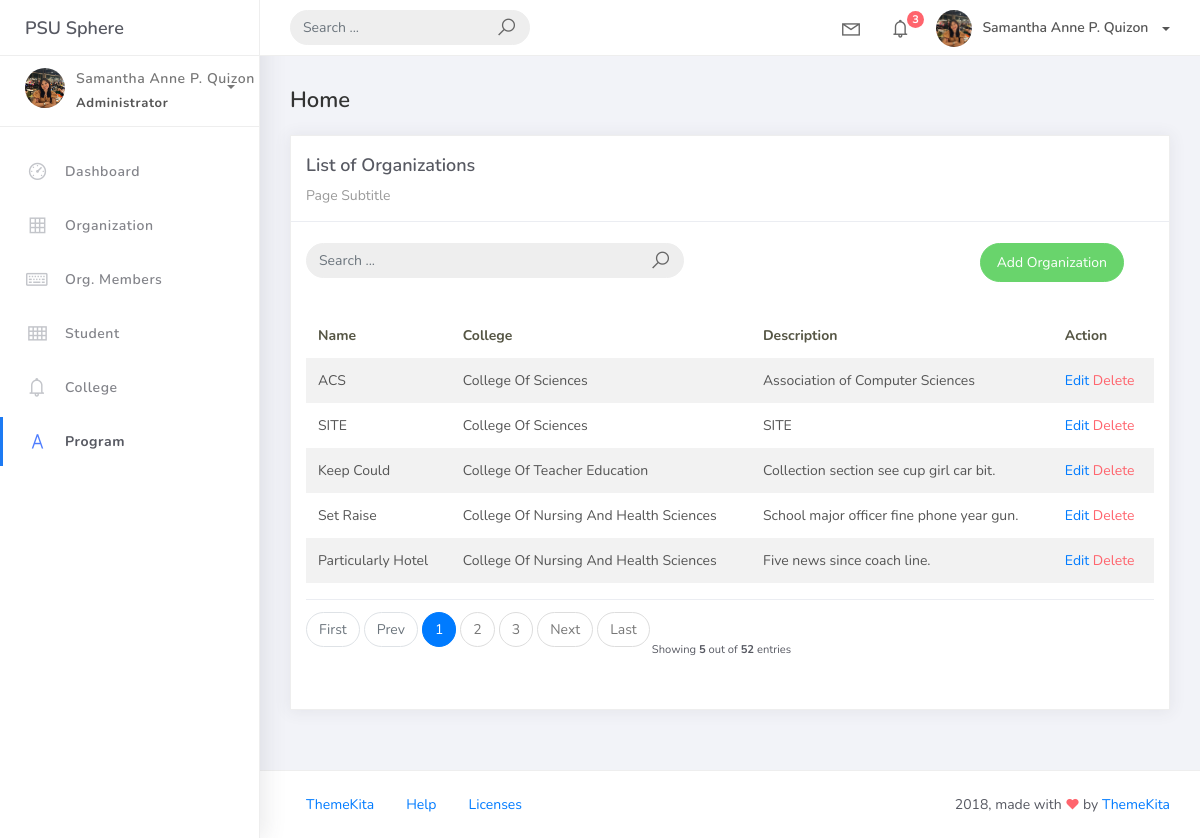
Before: /organization_list with the older database file.
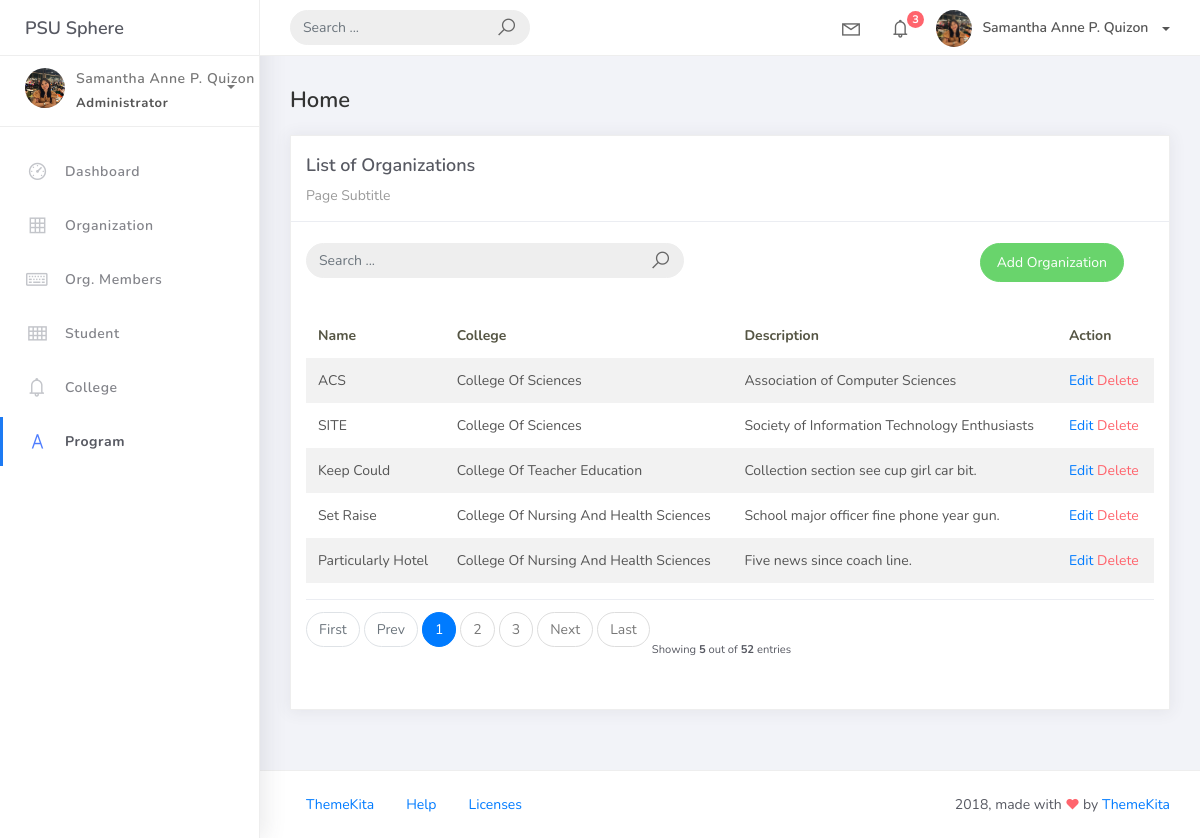
After: the same page with the newer database file.
### studentorg/models.py (models this page shows, shortened)
class BaseModel (models.Model):
    created_at = models.DateTimeField(auto_now_add=True, db_index=True)
    updated_at = models.DateTimeField(auto_now=True)
    class Meta:
        abstract = True

class Organization(BaseModel):
    name = models.CharField(max_length=250)
    college = models.ForeignKey(
        College, null=True, blank=True, on_delete=models.CASCADE)
    description = models.CharField(max_length=500)

class College(BaseModel):
    college_name = models.CharField(max_length=150)
    def __str__(self):
        return self.college_name

### studentorg/views.py (the view)
# urls.py: path('organization_list', OrganizationList.as_view(), name='organization-list'),
class OrganizationList(ListView):
    model = Organization
    context_object_name = 'organization'
    template_name  = 'org_list.html'
    paginate_by = 5
    def get_queryset(self, *args, **kwargs):
         qs = super(OrganizationList, self).get_queryset(*args, **kwargs)
         if self.request.GET.get("q") != None:
             query = self.request.GET.get('q')
             qs = qs = qs.filter(Q(name__icontains=query) |
                           Q(description__icontains=query) | Q(college__college_name__icontains=query))
         return qs

### templates/org_list.html
{% extends 'base.html' %} {%load static %}  {% block content %}
<div class="content">
    <div class="container-fluid">
        <h4 class="page-title">Home</h4>
        <div class="row">
            <div class="col-md-12">
                <div class="card">
                    <div class="card-header">
                        <div class="card-title">List of Organizations</div>
                        <div class="card-category">Page Subtitle</div>
                    </div>
                    <br />
                            <div class="col-md-12 row">
                                <div class="col-md-6">
                                    <form class="navbar-left navbar-form nav-search mr-md-3" action="{% url 'organization-list' %}">
                                      <div class="input-group">
                                        <input type="text" placeholder="Search ..." class="form-control" name="q" />
                                        <div class="input-group-append">
                                        <span class="input-group-text">
                                            <i class="la la-search search-icon"></i>
                                        </span>
                                        </div>
                                      </div>
                                    </form>
                                </div>
                                <div class="col-md-6">
                                    <div class="pull-right">
                                        <a href="{% url 'organization-add' %}" class="btn btn-success btn-rounded">Add Organization</a>
                                    </div>
                                </div>
                            </div>
                    <div class="card-body">
                        <table class="table table-striped mt-3">
                            <thead>
                                <tr>
                                    <th scope="col">Name</th>
                                    <th scope="col">College</th>
                                    <th scope="col">Description</th>
                                    <th scope="col">Action</th>
                                </tr>
                            </thead>
                            <tbody>
                                {% for object in object_list %}
                                <tr>
                                    <td>{{ object.name}}</td>
                                    <td>{{ object.college }}</td>
                                    <td>{{ object.description }}</td>
                                    <td>
                                        <a href="organization_list/{{ object.id }}">Edit</a>
                                        <a href="organization_list/{{ object.id }}/delete" class="text-danger">Delete</a>
                                    </td>
                                </tr>
                                {% empty %}
                                <tr>
                                    <td colspan="4" style="text-align: center">
                                        <p class="text-sm font-weight-bold mb-0">No Records Found</p>
                                    </td>
                                </tr>
                                {% endfor %}
                            </tbody>
                        </table>
                        {% include 'includes/pagination.html' %}
                    </div>
                </div>
            </div>
        </div>
    </div>
</div>
{% endblock %}

Changed rows visible on the page:
changed Organization "SITE": description "SITE" → "Society of Information Technology Enthusiasts"
